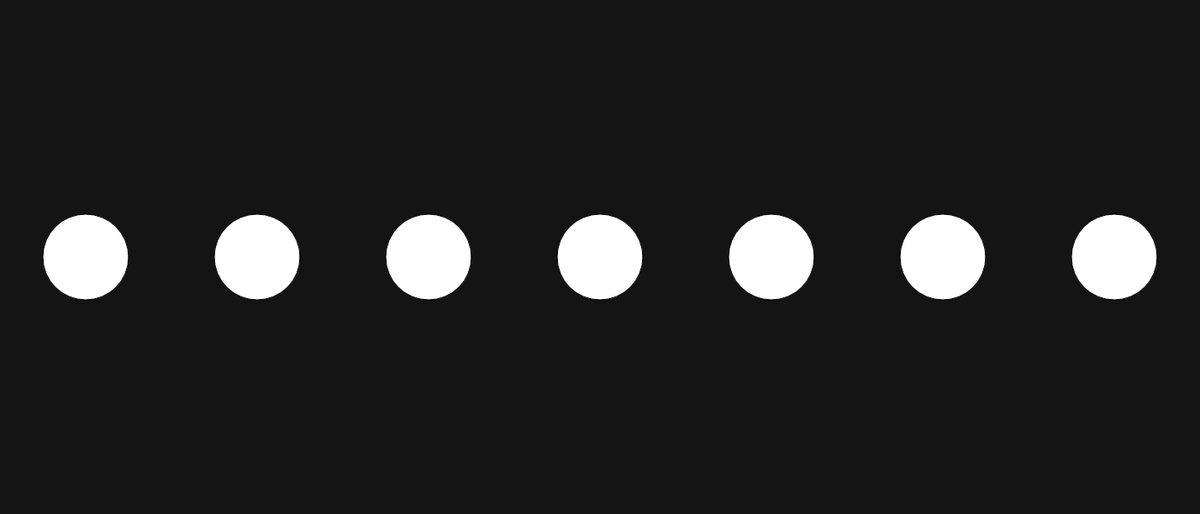
Frame 1 (no input)
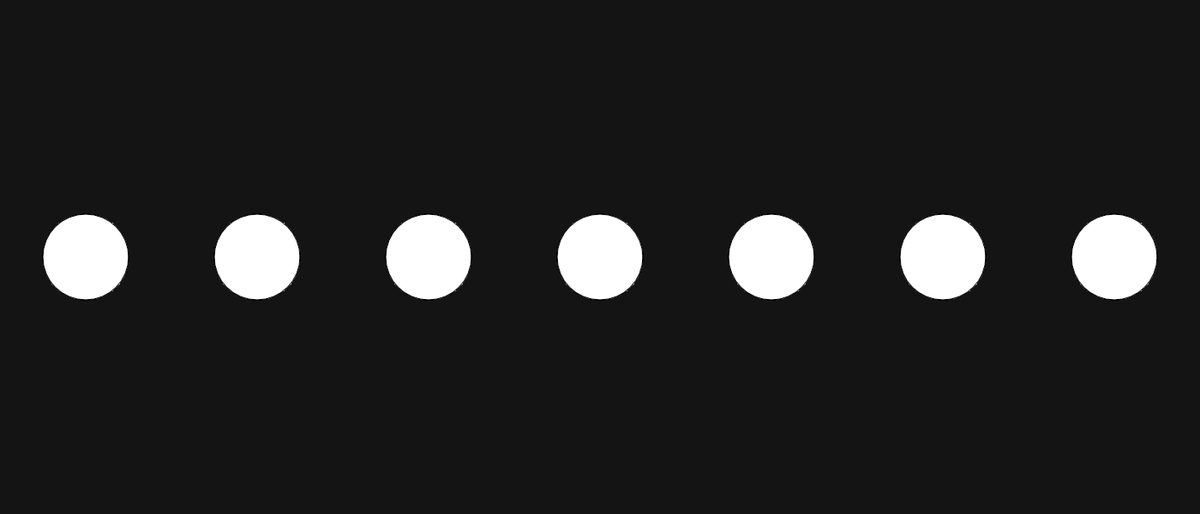
Frame 60 (no input)
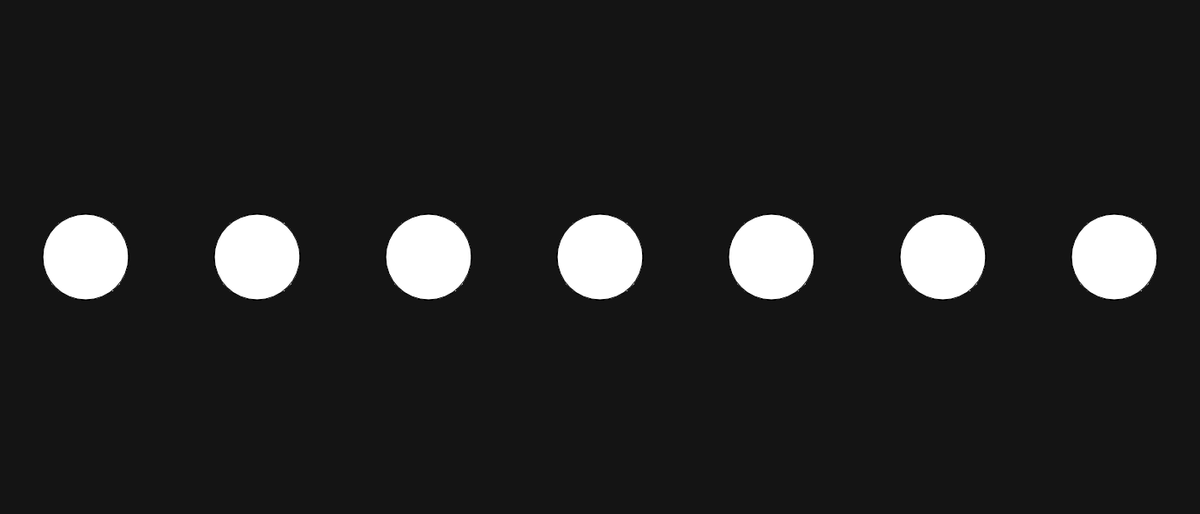
Frame 120 (the mouse pressed at the canvas centre since frame 60)

The p5.js sketch that drew these frames (run headless with seeded random() and noise() and a simulated clock; from frame 60 on, the mouse is pressed at the canvas centre):

// p5.js sketch
// ── sketch.js
function setup() {
    createCanvas(1400, 600);
    background(20, 20, 20);
}

function draw() {
    let gridSize = 7;
    let circleSize = width/gridSize;

    for (let i=0; i<7; i = i+1){
        circle(i * circleSize + circleSize/2, height/2, circleSize/2)
    }

}
// ── 1.html
<!DOCTYPE html>
<html lang="en">
<head>
    <meta charset="UTF-8">
    <meta name="viewport" content="width=device-width, initial-scale=1.0">
   
    <link rel="stylesheet" href="style.css">
    <script src="../../../js/p5.js"></script>
    <title>1-seven-circles</title>
</head>
<body>
    <h1>1-seven-circles</h1>
    <a href="../week3.html">go back</a>
    <script src="sketch.js"></script>
</body>
</html>
